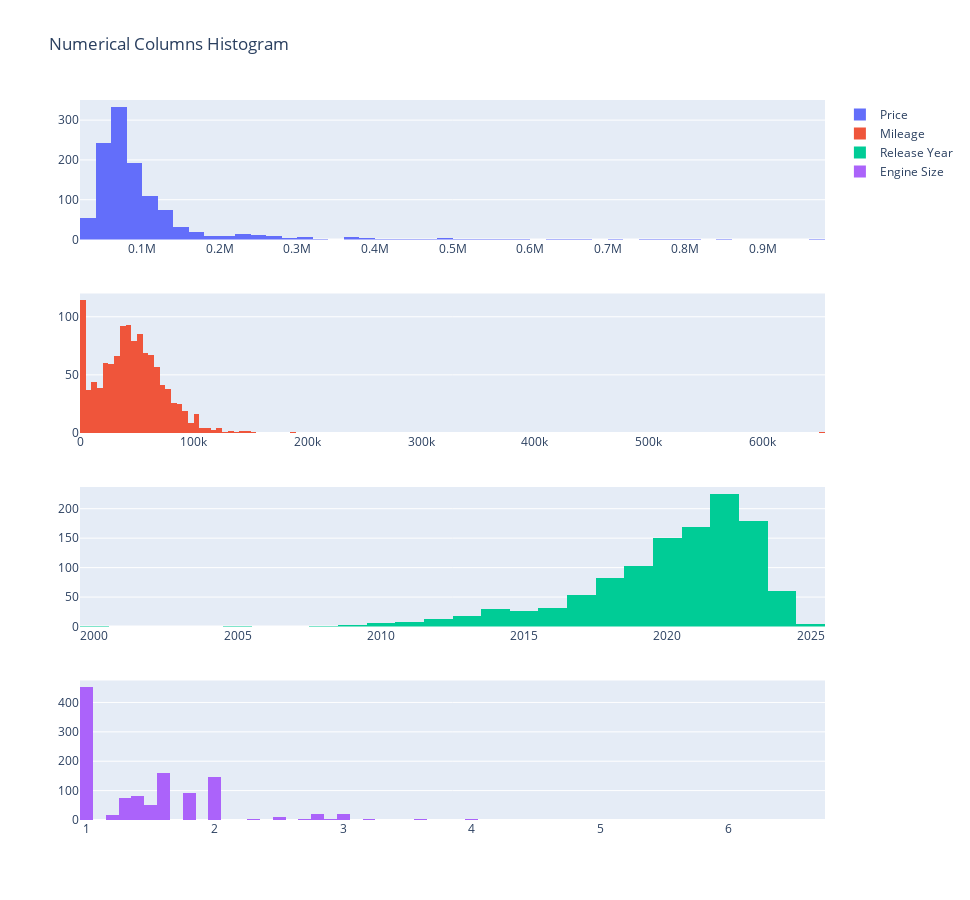

Notebook cell for this chart:
### Markdown cell above
---

### Code cell
fig = make_subplots(rows=4, cols=1)

fig.append_trace(go.Histogram(x=df['car_price'], name='Price'), row=1, col=1)

fig.append_trace(go.Histogram(x=df['car_km'], name='Mileage'), row=2, col=1)

fig.append_trace(go.Histogram(x=df['car_year'], name='Release Year'), row=3, col=1)

fig.append_trace(go.Histogram(x=df['car_engine'], name='Engine Size'), row=4, col=1)

fig.update_layout(height=900, width=970, title_text="Numerical Columns Histogram")
fig.show()

### Figure 1 — Plotly figure (JSON) as saved in the notebook; plotly's stock layout.template omitted (floating-point values rounded to 4 significant figures; data arrays with more than 128 entries replaced by an {"elided": "..."} marker saying what was removed)
{"data": [{"name": "Price", "type": "histogram", "x": {"elided": "1161 int values"}, "xaxis": "x", "yaxis": "y"}, {"name": "Mileage", "type": "histogram", "x": {"elided": "1161 int values"}, "xaxis": "x2", "yaxis": "y2"}, {"name": "Release Year", "type": "histogram", "x": {"elided": "1161 int values"}, "xaxis": "x3", "yaxis": "y3"}, {"name": "Engine Size", "type": "histogram", "x": {"elided": "1161 float values"}, "xaxis": "x4", "yaxis": "y4"}], "layout": {"height": 900, "title": {"text": "Numerical Columns Histogram"}, "width": 970, "xaxis": {"anchor": "y", "domain": [0, 1]}, "xaxis2": {"anchor": "y2", "domain": [0, 1]}, "xaxis3": {"anchor": "y3", "domain": [0, 1]}, "xaxis4": {"anchor": "y4", "domain": [0, 1]}, "yaxis": {"anchor": "x", "domain": [0.8063, 1]}, "yaxis2": {"anchor": "x2", "domain": [0.5375, 0.7312]}, "yaxis3": {"anchor": "x3", "domain": [0.2687, 0.4625]}, "yaxis4": {"anchor": "x4", "domain": [0, 0.1938]}}}
